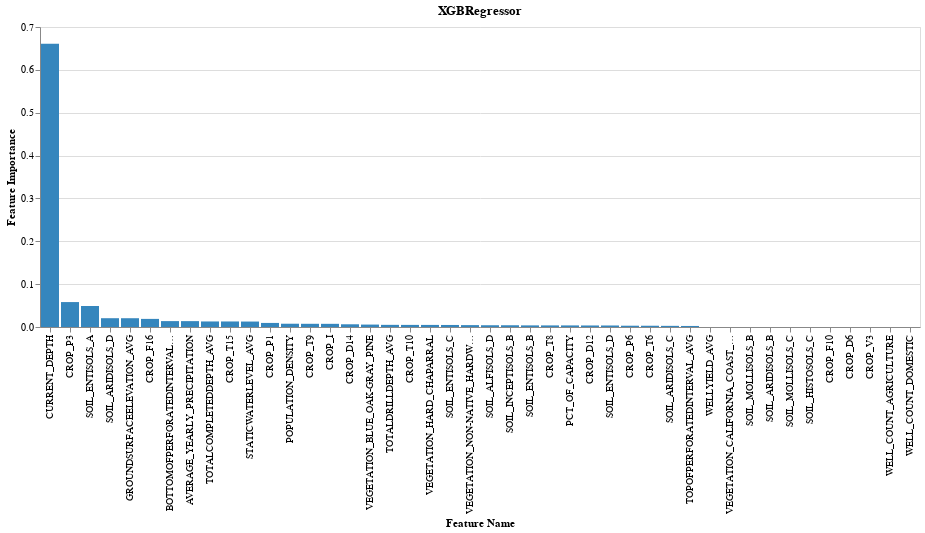
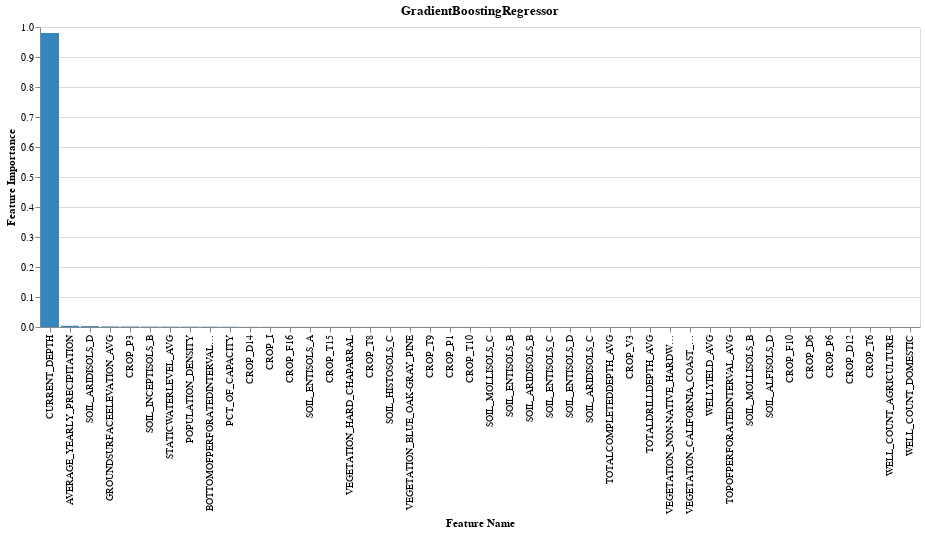
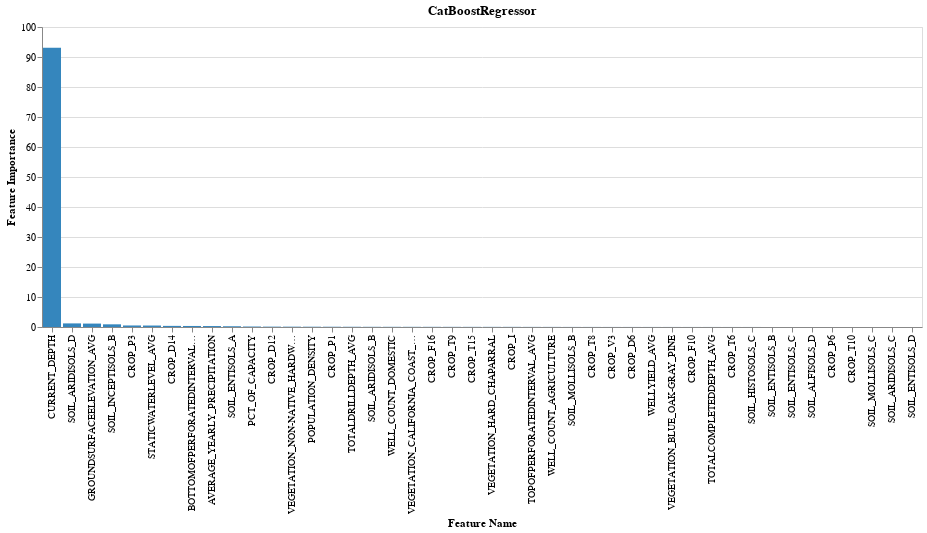
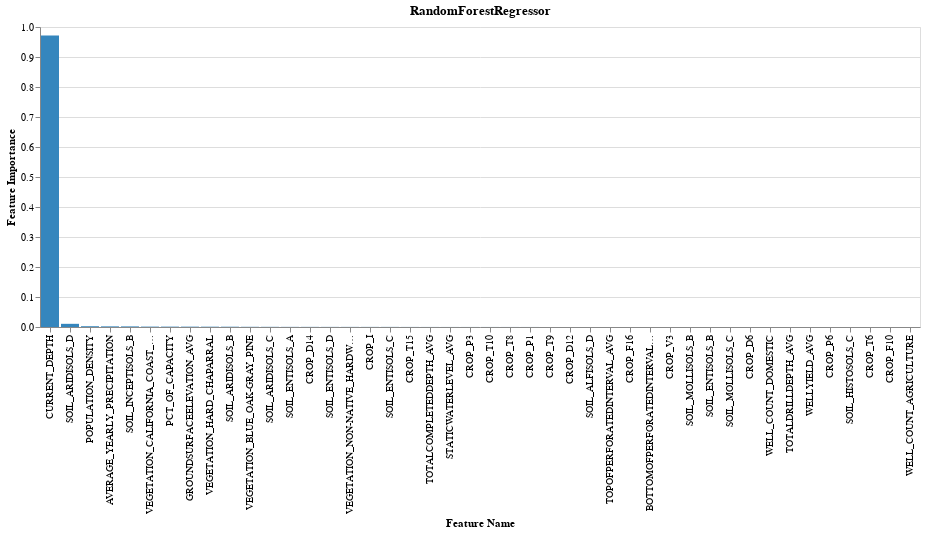

Notebook code for these charts, in order:
### Code cell
for chart in chart_list:
    display(chart)

### Figure 1 — Vega-Lite specification as saved in the notebook (floating-point values rounded to 4 significant figures)
{"config": {"view": {"continuousWidth": 400, "continuousHeight": 300}}, "data": {"name": "data-e970c037747d20e2d5e77d6c97c7b899"}, "mark": {"type": "bar", "color": "#3586BD"}, "encoding": {"x": {"field": "Feature Name", "sort": "-y", "type": "nominal"}, "y": {"field": "Feature Importance", "type": "quantitative"}}, "title": "XGBRegressor", "$schema": "https://vega.github.io/schema/vega-lite/v4.17.0.json", "datasets": {"data-e970c037747d20e2d5e77d6c97c7b899": [{"Feature Number": 0, "Feature Name": "TOTALDRILLDEPTH_AVG", "Feature Importance": 0.00502}, {"Feature Number": 1, "Feature Name": "WELLYIELD_AVG", "Feature Importance": 0.0}, {"Feature Number": 2, "Feature Name": "STATICWATERLEVEL_AVG", "Feature Importance": 0.01273}, {"Feature Number": 3, "Feature Name": "TOPOFPERFORATEDINTERVAL_AVG", "Feature Importance": 0.002425}, {"Feature Number": 4, "Feature Name": "BOTTOMOFPERFORATEDINTERVAL_AVG", "Feature Importance": 0.01376}, {"Feature Number": 5, "Feature Name": "TOTALCOMPLETEDDEPTH_AVG", "Feature Importance": 0.01294}, {"Feature Number": 6, "Feature Name": "VEGETATION_HARD_CHAPARRAL", "Feature Importance": 0.004866}, {"Feature Number": 7, "Feature Name": "VEGETATION_CALIFORNIA_COAST_LIVE_OAK", "Feature Importance": 0.0}, {"Feature Number": 8, "Feature Name": "VEGETATION_NON-NATIVE_HARDWOOD_FOREST", "Feature Importance": 0.004396}, {"Feature Number": 9, "Feature Name": "VEGETATION_BLUE_OAK-GRAY_PINE", "Feature Importance": 0.005655}, {"Feature Number": 10, "Feature Name": "SOIL_MOLLISOLS_B", "Feature Importance": 0.0}, {"Feature Number": 11, "Feature Name": "SOIL_ENTISOLS_C", "Feature Importance": 0.004744}, {"Feature Number": 12, "Feature Name": "SOIL_ARIDISOLS_D", "Feature Importance": 0.02053}, {"Feature Number": 13, "Feature Name": "SOIL_ARIDISOLS_B", "Feature Importance": 0.0}, {"Feature Number": 14, "Feature Name": "SOIL_INCEPTISOLS_B", "Feature Importance": 0.004088}, {"Feature Number": 15, "Feature Name": "SOIL_ENTISOLS_A", "Feature Importance": 0.04905}, {"Feature Number": 16, "Feature Name": "SOIL_MOLLISOLS_C", "Feature Importance": 0.0}, {"Feature Number": 17, "Feature Name": "SOIL_ENTISOLS_B", "Feature Importance": 0.003785}, {"Feature Number": 18, "Feature Name": "SOIL_ALFISOLS_D", "Feature Importance": 0.004117}, {"Feature Number": 19, "Feature Name": "SOIL_ARIDISOLS_C", "Feature Importance": 0.002685}, {"Feature Number": 20, "Feature Name": "SOIL_HISTOSOLS_C", "Feature Importance": 0.0}, {"Feature Number": 21, "Feature Name": "SOIL_ENTISOLS_D", "Feature Importance": 0.003537}, {"Feature Number": 22, "Feature Name": "CROP_F16", "Feature Importance": 0.01892}, {"Feature Number": 23, "Feature Name": "CROP_T8", "Feature Importance": 0.003731}, {"Feature Number": 24, "Feature Name": "CROP_D14", "Feature Importance": 0.006338}, {"Feature Number": 25, "Feature Name": "CROP_T9", "Feature Importance": 0.007488}, {"Feature Number": 26, "Feature Name": "CROP_T10", "Feature Importance": 0.004906}, {"Feature Number": 27, "Feature Name": "CROP_P1", "Feature Importance": 0.009497}, {"Feature Number": 28, "Feature Name": "CROP_P3", "Feature Importance": 0.05818}, {"Feature Number": 29, "Feature Name": "CROP_F10", "Feature Importance": 0.0}, {"Feature Number": 30, "Feature Name": "CROP_I", "Feature Importance": 0.007411}, {"Feature Number": 31, "Feature Name": "CROP_T15", "Feature Importance": 0.01293}, {"Feature Number": 32, "Feature Name": "CROP_D6", "Feature Importance": 0.0}, {"Feature Number": 33, "Feature Name": "CROP_P6", "Feature Importance": 0.003013}, {"Feature Number": 34, "Feature Name": "CROP_D12", "Feature Importance": 0.003573}, {"Feature Number": 35, "Feature Name": "CROP_V3", "Feature Importance": 0.0}, {"Feature Number": 36, "Feature Name": "CROP_T6", "Feature Importance": 0.00295}, {"Feature Number": 37, "Feature Name": "POPULATION_DENSITY", "Feature Importance": 0.007649}, {"Feature Number": 38, "Feature Name": "PCT_OF_CAPACITY", "Feature Importance": 0.00371}, {"Feature Number": 39, "Feature Name": "GROUNDSURFACEELEVATION_AVG", "Feature Importance": 0.02049}, {"Feature Number": 40, "Feature Name": "WELL_COUNT_AGRICULTURE", "Feature Importance": 0.0}, {"Feature Number": 41, "Feature Name": "WELL_COUNT_DOMESTIC", "Feature Importance": 0.0}, {"Feature Number": 42, "Feature Name": "CURRENT_DEPTH", "Feature Importance": 0.6612}, {"Feature Number": 43, "Feature Name": "AVERAGE_YEARLY_PRECIPITATION", "Feature Importance": 0.0137}]}}

### Figure 2 — Vega-Lite specification as saved in the notebook (floating-point values rounded to 4 significant figures)
{"config": {"view": {"continuousWidth": 400, "continuousHeight": 300}}, "data": {"name": "data-1c5133c414980153e3d26b1a5f74027e"}, "mark": {"type": "bar", "color": "#3586BD"}, "encoding": {"x": {"field": "Feature Name", "sort": "-y", "type": "nominal"}, "y": {"field": "Feature Importance", "type": "quantitative"}}, "title": "GradientBoostingRegressor", "$schema": "https://vega.github.io/schema/vega-lite/v4.17.0.json", "datasets": {"data-1c5133c414980153e3d26b1a5f74027e": [{"Feature Number": 0, "Feature Name": "TOTALDRILLDEPTH_AVG", "Feature Importance": 1.638e-05}, {"Feature Number": 1, "Feature Name": "WELLYIELD_AVG", "Feature Importance": 0.0}, {"Feature Number": 2, "Feature Name": "STATICWATERLEVEL_AVG", "Feature Importance": 0.00125}, {"Feature Number": 3, "Feature Name": "TOPOFPERFORATEDINTERVAL_AVG", "Feature Importance": 0.0}, {"Feature Number": 4, "Feature Name": "BOTTOMOFPERFORATEDINTERVAL_AVG", "Feature Importance": 0.001064}, {"Feature Number": 5, "Feature Name": "TOTALCOMPLETEDDEPTH_AVG", "Feature Importance": 2.738e-05}, {"Feature Number": 6, "Feature Name": "VEGETATION_HARD_CHAPARRAL", "Feature Importance": 0.0002684}, {"Feature Number": 7, "Feature Name": "VEGETATION_CALIFORNIA_COAST_LIVE_OAK", "Feature Importance": 8.685e-06}, {"Feature Number": 8, "Feature Name": "VEGETATION_NON-NATIVE_HARDWOOD_FOREST", "Feature Importance": 1.51e-05}, {"Feature Number": 9, "Feature Name": "VEGETATION_BLUE_OAK-GRAY_PINE", "Feature Importance": 0.000151}, {"Feature Number": 10, "Feature Name": "SOIL_MOLLISOLS_B", "Feature Importance": 0.0}, {"Feature Number": 11, "Feature Name": "SOIL_ENTISOLS_C", "Feature Importance": 8.769e-05}, {"Feature Number": 12, "Feature Name": "SOIL_ARIDISOLS_D", "Feature Importance": 0.002985}, {"Feature Number": 13, "Feature Name": "SOIL_ARIDISOLS_B", "Feature Importance": 9.234e-05}, {"Feature Number": 14, "Feature Name": "SOIL_INCEPTISOLS_B", "Feature Importance": 0.001294}, {"Feature Number": 15, "Feature Name": "SOIL_ENTISOLS_A", "Feature Importance": 0.0003852}, {"Feature Number": 16, "Feature Name": "SOIL_MOLLISOLS_C", "Feature Importance": 0.0001028}, {"Feature Number": 17, "Feature Name": "SOIL_ENTISOLS_B", "Feature Importance": 9.843e-05}, {"Feature Number": 18, "Feature Name": "SOIL_ALFISOLS_D", "Feature Importance": 0.0}, {"Feature Number": 19, "Feature Name": "SOIL_ARIDISOLS_C", "Feature Importance": 4.869e-05}, {"Feature Number": 20, "Feature Name": "SOIL_HISTOSOLS_C", "Feature Importance": 0.000185}, {"Feature Number": 21, "Feature Name": "SOIL_ENTISOLS_D", "Feature Importance": 5.492e-05}, {"Feature Number": 22, "Feature Name": "CROP_F16", "Feature Importance": 0.0003952}, {"Feature Number": 23, "Feature Name": "CROP_T8", "Feature Importance": 0.000228}, {"Feature Number": 24, "Feature Name": "CROP_D14", "Feature Importance": 0.0005336}, {"Feature Number": 25, "Feature Name": "CROP_T9", "Feature Importance": 0.0001412}, {"Feature Number": 26, "Feature Name": "CROP_T10", "Feature Importance": 0.0001048}, {"Feature Number": 27, "Feature Name": "CROP_P1", "Feature Importance": 0.0001329}, {"Feature Number": 28, "Feature Name": "CROP_P3", "Feature Importance": 0.001663}, {"Feature Number": 29, "Feature Name": "CROP_F10", "Feature Importance": 0.0}, {"Feature Number": 30, "Feature Name": "CROP_I", "Feature Importance": 0.000531}, {"Feature Number": 31, "Feature Name": "CROP_T15", "Feature Importance": 0.0003571}, {"Feature Number": 32, "Feature Name": "CROP_D6", "Feature Importance": 0.0}, {"Feature Number": 33, "Feature Name": "CROP_P6", "Feature Importance": 0.0}, {"Feature Number": 34, "Feature Name": "CROP_D12", "Feature Importance": 0.0}, {"Feature Number": 35, "Feature Name": "CROP_V3", "Feature Importance": 1.869e-05}, {"Feature Number": 36, "Feature Name": "CROP_T6", "Feature Importance": 0.0}, {"Feature Number": 37, "Feature Name": "POPULATION_DENSITY", "Feature Importance": 0.001099}, {"Feature Number": 38, "Feature Name": "PCT_OF_CAPACITY", "Feature Importance": 0.0008396}, {"Feature Number": 39, "Feature Name": "GROUNDSURFACEELEVATION_AVG", "Feature Importance": 0.001835}, {"Feature Number": 40, "Feature Name": "WELL_COUNT_AGRICULTURE", "Feature Importance": 0.0}, {"Feature Number": 41, "Feature Name": "WELL_COUNT_DOMESTIC", "Feature Importance": 0.0}, {"Feature Number": 42, "Feature Name": "CURRENT_DEPTH", "Feature Importance": 0.98}, {"Feature Number": 43, "Feature Name": "AVERAGE_YEARLY_PRECIPITATION", "Feature Importance": 0.003965}]}}

### Figure 3 — Vega-Lite specification as saved in the notebook (floating-point values rounded to 4 significant figures)
{"config": {"view": {"continuousWidth": 400, "continuousHeight": 300}}, "data": {"name": "data-81c80bff37b59f8fe44389b574482ea0"}, "mark": {"type": "bar", "color": "#3586BD"}, "encoding": {"x": {"field": "Feature Name", "sort": "-y", "type": "nominal"}, "y": {"field": "Feature Importance", "type": "quantitative"}}, "title": "CatBoostRegressor", "$schema": "https://vega.github.io/schema/vega-lite/v4.17.0.json", "datasets": {"data-81c80bff37b59f8fe44389b574482ea0": [{"Feature Number": 0, "Feature Name": "TOTALDRILLDEPTH_AVG", "Feature Importance": 0.07798}, {"Feature Number": 1, "Feature Name": "WELLYIELD_AVG", "Feature Importance": 0.01756}, {"Feature Number": 2, "Feature Name": "STATICWATERLEVEL_AVG", "Feature Importance": 0.4895}, {"Feature Number": 3, "Feature Name": "TOPOFPERFORATEDINTERVAL_AVG", "Feature Importance": 0.03606}, {"Feature Number": 4, "Feature Name": "BOTTOMOFPERFORATEDINTERVAL_AVG", "Feature Importance": 0.346}, {"Feature Number": 5, "Feature Name": "TOTALCOMPLETEDDEPTH_AVG", "Feature Importance": 0.01442}, {"Feature Number": 6, "Feature Name": "VEGETATION_HARD_CHAPARRAL", "Feature Importance": 0.04774}, {"Feature Number": 7, "Feature Name": "VEGETATION_CALIFORNIA_COAST_LIVE_OAK", "Feature Importance": 0.05989}, {"Feature Number": 8, "Feature Name": "VEGETATION_NON-NATIVE_HARDWOOD_FOREST", "Feature Importance": 0.11}, {"Feature Number": 9, "Feature Name": "VEGETATION_BLUE_OAK-GRAY_PINE", "Feature Importance": 0.01682}, {"Feature Number": 10, "Feature Name": "SOIL_MOLLISOLS_B", "Feature Importance": 0.02395}, {"Feature Number": 11, "Feature Name": "SOIL_ENTISOLS_C", "Feature Importance": 0.008271}, {"Feature Number": 12, "Feature Name": "SOIL_ARIDISOLS_D", "Feature Importance": 1.201}, {"Feature Number": 13, "Feature Name": "SOIL_ARIDISOLS_B", "Feature Importance": 0.0653}, {"Feature Number": 14, "Feature Name": "SOIL_INCEPTISOLS_B", "Feature Importance": 0.8908}, {"Feature Number": 15, "Feature Name": "SOIL_ENTISOLS_A", "Feature Importance": 0.2508}, {"Feature Number": 16, "Feature Name": "SOIL_MOLLISOLS_C", "Feature Importance": 0.0}, {"Feature Number": 17, "Feature Name": "SOIL_ENTISOLS_B", "Feature Importance": 0.008475}, {"Feature Number": 18, "Feature Name": "SOIL_ALFISOLS_D", "Feature Importance": 0.005474}, {"Feature Number": 19, "Feature Name": "SOIL_ARIDISOLS_C", "Feature Importance": 0.0}, {"Feature Number": 20, "Feature Name": "SOIL_HISTOSOLS_C", "Feature Importance": 0.01237}, {"Feature Number": 21, "Feature Name": "SOIL_ENTISOLS_D", "Feature Importance": 0.0}, {"Feature Number": 22, "Feature Name": "CROP_F16", "Feature Importance": 0.05878}, {"Feature Number": 23, "Feature Name": "CROP_T8", "Feature Importance": 0.02222}, {"Feature Number": 24, "Feature Name": "CROP_D14", "Feature Importance": 0.374}, {"Feature Number": 25, "Feature Name": "CROP_T9", "Feature Importance": 0.05119}, {"Feature Number": 26, "Feature Name": "CROP_T10", "Feature Importance": 0.002058}, {"Feature Number": 27, "Feature Name": "CROP_P1", "Feature Importance": 0.0879}, {"Feature Number": 28, "Feature Name": "CROP_P3", "Feature Importance": 0.5113}, {"Feature Number": 29, "Feature Name": "CROP_F10", "Feature Importance": 0.01474}, {"Feature Number": 30, "Feature Name": "CROP_I", "Feature Importance": 0.0472}, {"Feature Number": 31, "Feature Name": "CROP_T15", "Feature Importance": 0.04778}, {"Feature Number": 32, "Feature Name": "CROP_D6", "Feature Importance": 0.01915}, {"Feature Number": 33, "Feature Name": "CROP_P6", "Feature Importance": 0.003232}, {"Feature Number": 34, "Feature Name": "CROP_D12", "Feature Importance": 0.1223}, {"Feature Number": 35, "Feature Name": "CROP_V3", "Feature Importance": 0.01921}, {"Feature Number": 36, "Feature Name": "CROP_T6", "Feature Importance": 0.01285}, {"Feature Number": 37, "Feature Name": "POPULATION_DENSITY", "Feature Importance": 0.09733}, {"Feature Number": 38, "Feature Name": "PCT_OF_CAPACITY", "Feature Importance": 0.1621}, {"Feature Number": 39, "Feature Name": "GROUNDSURFACEELEVATION_AVG", "Feature Importance": 1.141}, {"Feature Number": 40, "Feature Name": "WELL_COUNT_AGRICULTURE", "Feature Importance": 0.03348}, {"Feature Number": 41, "Feature Name": "WELL_COUNT_DOMESTIC", "Feature Importance": 0.06164}, {"Feature Number": 42, "Feature Name": "CURRENT_DEPTH", "Feature Importance": 93.11}, {"Feature Number": 43, "Feature Name": "AVERAGE_YEARLY_PRECIPITATION", "Feature Importance": 0.3177}]}}

### Figure 4 — Vega-Lite specification as saved in the notebook (floating-point values rounded to 4 significant figures)
{"config": {"view": {"continuousWidth": 400, "continuousHeight": 300}}, "data": {"name": "data-1f04aae163f871d2fc25648d2ec59626"}, "mark": {"type": "bar", "color": "#3586BD"}, "encoding": {"x": {"field": "Feature Name", "sort": "-y", "type": "nominal"}, "y": {"field": "Feature Importance", "type": "quantitative"}}, "title": "RandomForestRegressor", "$schema": "https://vega.github.io/schema/vega-lite/v4.17.0.json", "datasets": {"data-1f04aae163f871d2fc25648d2ec59626": [{"Feature Number": 0, "Feature Name": "TOTALDRILLDEPTH_AVG", "Feature Importance": 1.7e-05}, {"Feature Number": 1, "Feature Name": "WELLYIELD_AVG", "Feature Importance": 1.542e-05}, {"Feature Number": 2, "Feature Name": "STATICWATERLEVEL_AVG", "Feature Importance": 0.0001547}, {"Feature Number": 3, "Feature Name": "TOPOFPERFORATEDINTERVAL_AVG", "Feature Importance": 6.329e-05}, {"Feature Number": 4, "Feature Name": "BOTTOMOFPERFORATEDINTERVAL_AVG", "Feature Importance": 4.793e-05}, {"Feature Number": 5, "Feature Name": "TOTALCOMPLETEDDEPTH_AVG", "Feature Importance": 0.0001742}, {"Feature Number": 6, "Feature Name": "VEGETATION_HARD_CHAPARRAL", "Feature Importance": 0.001047}, {"Feature Number": 7, "Feature Name": "VEGETATION_CALIFORNIA_COAST_LIVE_OAK", "Feature Importance": 0.001333}, {"Feature Number": 8, "Feature Name": "VEGETATION_NON-NATIVE_HARDWOOD_FOREST", "Feature Importance": 0.0003684}, {"Feature Number": 9, "Feature Name": "VEGETATION_BLUE_OAK-GRAY_PINE", "Feature Importance": 0.0006575}, {"Feature Number": 10, "Feature Name": "SOIL_MOLLISOLS_B", "Feature Importance": 3.926e-05}, {"Feature Number": 11, "Feature Name": "SOIL_ENTISOLS_C", "Feature Importance": 0.0003463}, {"Feature Number": 12, "Feature Name": "SOIL_ARIDISOLS_D", "Feature Importance": 0.01059}, {"Feature Number": 13, "Feature Name": "SOIL_ARIDISOLS_B", "Feature Importance": 0.0009799}, {"Feature Number": 14, "Feature Name": "SOIL_INCEPTISOLS_B", "Feature Importance": 0.002001}, {"Feature Number": 15, "Feature Name": "SOIL_ENTISOLS_A", "Feature Importance": 0.000443}, {"Feature Number": 16, "Feature Name": "SOIL_MOLLISOLS_C", "Feature Importance": 2.993e-05}, {"Feature Number": 17, "Feature Name": "SOIL_ENTISOLS_B", "Feature Importance": 3.218e-05}, {"Feature Number": 18, "Feature Name": "SOIL_ALFISOLS_D", "Feature Importance": 6.359e-05}, {"Feature Number": 19, "Feature Name": "SOIL_ARIDISOLS_C", "Feature Importance": 0.0005655}, {"Feature Number": 20, "Feature Name": "SOIL_HISTOSOLS_C", "Feature Importance": 9.524e-06}, {"Feature Number": 21, "Feature Name": "SOIL_ENTISOLS_D", "Feature Importance": 0.0003769}, {"Feature Number": 22, "Feature Name": "CROP_F16", "Feature Importance": 5.154e-05}, {"Feature Number": 23, "Feature Name": "CROP_T8", "Feature Importance": 0.0001373}, {"Feature Number": 24, "Feature Name": "CROP_D14", "Feature Importance": 0.0004296}, {"Feature Number": 25, "Feature Name": "CROP_T9", "Feature Importance": 7.589e-05}, {"Feature Number": 26, "Feature Name": "CROP_T10", "Feature Importance": 0.0001444}, {"Feature Number": 27, "Feature Name": "CROP_P1", "Feature Importance": 0.0001279}, {"Feature Number": 28, "Feature Name": "CROP_P3", "Feature Importance": 0.0001543}, {"Feature Number": 29, "Feature Name": "CROP_F10", "Feature Importance": 1.878e-06}, {"Feature Number": 30, "Feature Name": "CROP_I", "Feature Importance": 0.0003518}, {"Feature Number": 31, "Feature Name": "CROP_T15", "Feature Importance": 0.0002261}, {"Feature Number": 32, "Feature Name": "CROP_D6", "Feature Importance": 2.882e-05}, {"Feature Number": 33, "Feature Name": "CROP_P6", "Feature Importance": 1.449e-05}, {"Feature Number": 34, "Feature Name": "CROP_D12", "Feature Importance": 6.943e-05}, {"Feature Number": 35, "Feature Name": "CROP_V3", "Feature Importance": 4.077e-05}, {"Feature Number": 36, "Feature Name": "CROP_T6", "Feature Importance": 2.772e-06}, {"Feature Number": 37, "Feature Name": "POPULATION_DENSITY", "Feature Importance": 0.002595}, {"Feature Number": 38, "Feature Name": "PCT_OF_CAPACITY", "Feature Importance": 0.001264}, {"Feature Number": 39, "Feature Name": "GROUNDSURFACEELEVATION_AVG", "Feature Importance": 0.001184}, {"Feature Number": 40, "Feature Name": "WELL_COUNT_AGRICULTURE", "Feature Importance": 1.489e-06}, {"Feature Number": 41, "Feature Name": "WELL_COUNT_DOMESTIC", "Feature Importance": 2.498e-05}, {"Feature Number": 42, "Feature Name": "CURRENT_DEPTH", "Feature Importance": 0.9716}, {"Feature Number": 43, "Feature Name": "AVERAGE_YEARLY_PRECIPITATION", "Feature Importance": 0.002118}]}}
